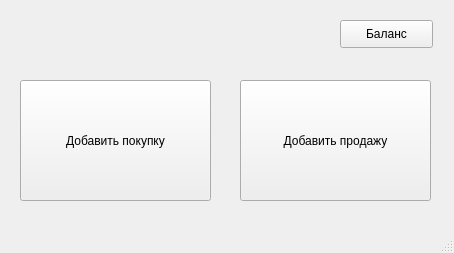
<?xml version="1.0" encoding="UTF-8"?>
<ui version="4.0">
 <class>MainWindow</class>
 <widget class="QMainWindow" name="MainWindow">
  <property name="geometry">
   <rect>
    <x>0</x>
    <y>0</y>
    <width>454</width>
    <height>253</height>
   </rect>
  </property>
  <property name="windowTitle">
   <string>MainWindow</string>
  </property>
  <widget class="QWidget" name="centralwidget">
   <widget class="QPushButton" name="pushButton">
    <property name="geometry">
     <rect>
      <x>20</x>
      <y>80</y>
      <width>191</width>
      <height>121</height>
     </rect>
    </property>
    <property name="text">
     <string>Добавить покупку</string>
    </property>
   </widget>
   <widget class="QPushButton" name="pushButton_2">
    <property name="geometry">
     <rect>
      <x>240</x>
      <y>80</y>
      <width>191</width>
      <height>121</height>
     </rect>
    </property>
    <property name="text">
     <string>Добавить продажу</string>
    </property>
   </widget>
   <widget class="QPushButton" name="pushButton_3">
    <property name="geometry">
     <rect>
      <x>340</x>
      <y>20</y>
      <width>93</width>
      <height>28</height>
     </rect>
    </property>
    <property name="text">
     <string>Баланс</string>
    </property>
   </widget>
  </widget>
  <widget class="QMenuBar" name="menubar">
   <property name="geometry">
    <rect>
     <x>0</x>
     <y>0</y>
     <width>454</width>
     <height>26</height>
    </rect>
   </property>
  </widget>
  <widget class="QStatusBar" name="statusbar"/>
 </widget>
 <resources/>
 <connections/>
</ui>
